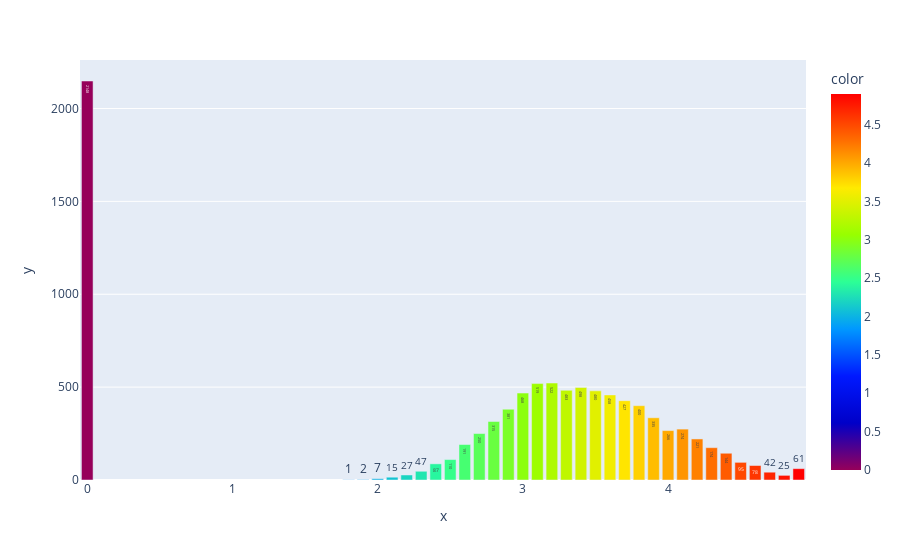

The notebook cell this image was saved under:
### Code cell
fig = px.bar(
    x=ratings["Aggregate rating"],
    y=ratings["Rating Count"],
    text=ratings["Rating Count"],
    color=ratings["Aggregate rating"],  # Add color to enable color_continuous_scale
    color_continuous_scale="Rainbow",   # Use the Rainbow color scale
    
)
fig

### Figure 1 — Plotly figure (JSON) as saved in the notebook; plotly's stock layout.template omitted (floating-point values rounded to 4 significant figures)
{"data": [{"alignmentgroup": "True", "hovertemplate": "x=%{x}<br>y=%{y}<br>text=%{text}<br>color=%{marker.color}<extra></extra>", "legendgroup": "", "marker": {"color": [0, 1.8, 1.9, 2, 2.1, 2.2, 2.3, 2.4, 2.5, 2.6, 2.7, 2.8, 2.9, 3, 3.1, 3.2, 3.3, 3.4, 3.5, 3.6, 3.7, 3.8, 3.9, 4, 4.1, 4.2, 4.3, 4.4, 4.5, 4.6, 4.7, 4.8, 4.9], "coloraxis": "coloraxis", "pattern": {"shape": ""}}, "name": "", "offsetgroup": "", "orientation": "v", "showlegend": false, "text": [2148, 1, 2, 7, 15, 27, 47, 87, 110, 191, 250, 315, 381, 468, 519, 522, 483, 498, 480, 458, 427, 400, 335, 266, 274, 221, 174, 144, 95, 78, 42, 25, 61], "textposition": "auto", "type": "bar", "x": [0, 1.8, 1.9, 2, 2.1, 2.2, 2.3, 2.4, 2.5, 2.6, 2.7, 2.8, 2.9, 3, 3.1, 3.2, 3.3, 3.4, 3.5, 3.6, 3.7, 3.8, 3.9, 4, 4.1, 4.2, 4.3, 4.4, 4.5, 4.6, 4.7, 4.8, 4.9], "xaxis": "x", "y": [2148, 1, 2, 7, 15, 27, 47, 87, 110, 191, 250, 315, 381, 468, 519, 522, 483, 498, 480, 458, 427, 400, 335, 266, 274, 221, 174, 144, 95, 78, 42, 25, 61], "yaxis": "y"}], "layout": {"autosize": true, "barmode": "relative", "coloraxis": {"colorbar": {"title": {"text": "color"}}, "colorscale": [[0, "rgb(150,0,90)"], [0.125, "rgb(0,0,200)"], [0.25, "rgb(0,25,255)"], [0.375, "rgb(0,152,255)"], [0.5, "rgb(44,255,150)"], [0.625, "rgb(151,255,0)"], [0.75, "rgb(255,234,0)"], [0.875, "rgb(255,111,0)"], [1, "rgb(255,0,0)"]]}, "legend": {"tracegroupgap": 0}, "margin": {"t": 60}, "xaxis": {"anchor": "y", "autorange": true, "domain": [0, 1], "range": [-0.05, 4.95], "title": {"text": "x"}, "type": "linear"}, "yaxis": {"anchor": "x", "autorange": true, "domain": [0, 1], "range": [0, 2261.0], "title": {"text": "y"}, "type": "linear"}}}
